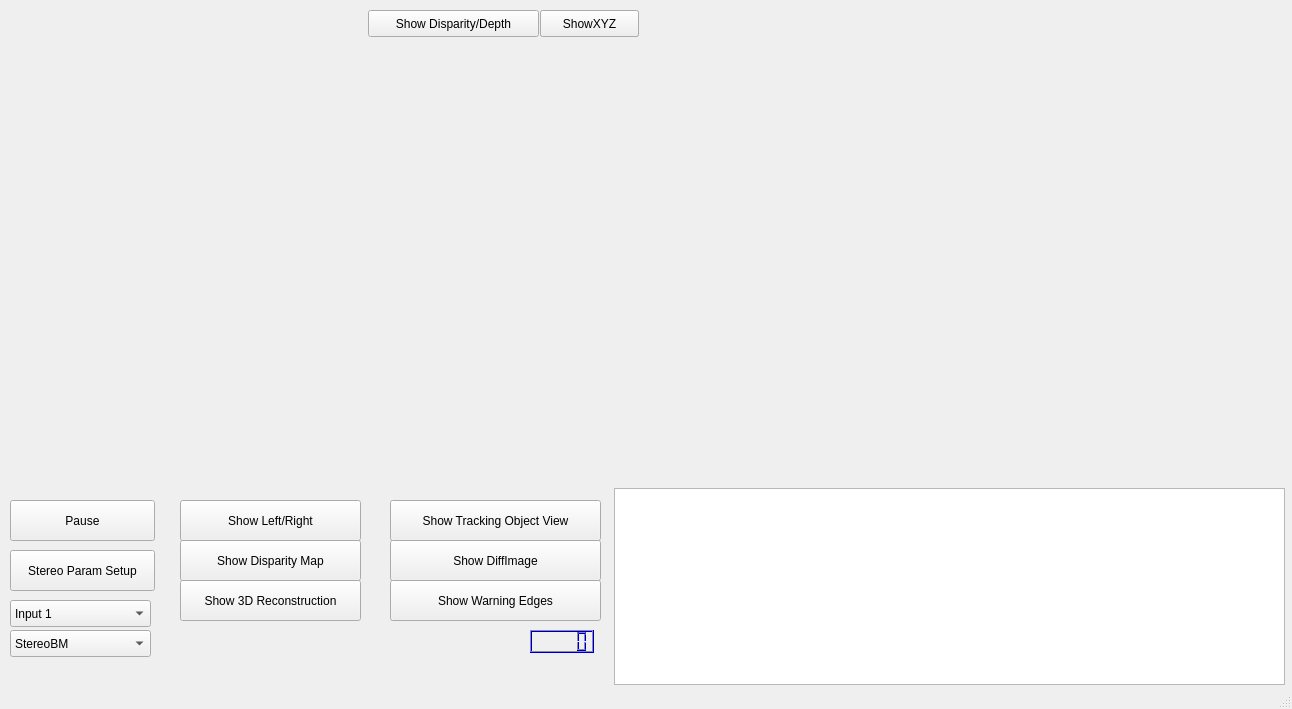
<?xml version="1.0" encoding="UTF-8"?>
<ui version="4.0">
 <class>MainWindow</class>
 <widget class="QMainWindow" name="MainWindow">
  <property name="geometry">
   <rect>
    <x>0</x>
    <y>0</y>
    <width>1292</width>
    <height>709</height>
   </rect>
  </property>
  <property name="windowTitle">
   <string>Stereo Vision Main</string>
  </property>
  <widget class="QWidget" name="centralWidget">
   <widget class="QLabel" name="lblOriginalLeft">
    <property name="geometry">
     <rect>
      <x>4</x>
      <y>4</y>
      <width>640</width>
      <height>480</height>
     </rect>
    </property>
    <property name="focusPolicy">
     <enum>Qt::StrongFocus</enum>
    </property>
    <property name="autoFillBackground">
     <bool>true</bool>
    </property>
    <property name="text">
     <string/>
    </property>
   </widget>
   <widget class="QLabel" name="lblOriginalRight">
    <property name="geometry">
     <rect>
      <x>648</x>
      <y>4</y>
      <width>640</width>
      <height>480</height>
     </rect>
    </property>
    <property name="mouseTracking">
     <bool>false</bool>
    </property>
    <property name="autoFillBackground">
     <bool>true</bool>
    </property>
    <property name="text">
     <string/>
    </property>
   </widget>
   <widget class="QPlainTextEdit" name="textBoxOutput">
    <property name="enabled">
     <bool>true</bool>
    </property>
    <property name="geometry">
     <rect>
      <x>614</x>
      <y>488</y>
      <width>671</width>
      <height>197</height>
     </rect>
    </property>
    <property name="focusPolicy">
     <enum>Qt::StrongFocus</enum>
    </property>
    <property name="readOnly">
     <bool>true</bool>
    </property>
   </widget>
   <widget class="QPushButton" name="btnPauseOrResume">
    <property name="geometry">
     <rect>
      <x>10</x>
      <y>500</y>
      <width>145</width>
      <height>41</height>
     </rect>
    </property>
    <property name="text">
     <string>Pause</string>
    </property>
   </widget>
   <widget class="QPushButton" name="btnShowDisparityMap">
    <property name="geometry">
     <rect>
      <x>180</x>
      <y>540</y>
      <width>181</width>
      <height>41</height>
     </rect>
    </property>
    <property name="text">
     <string>Show Disparity Map</string>
    </property>
   </widget>
   <widget class="QPushButton" name="btnShowStereoParamSetup">
    <property name="geometry">
     <rect>
      <x>10</x>
      <y>550</y>
      <width>145</width>
      <height>41</height>
     </rect>
    </property>
    <property name="text">
     <string>Stereo Param Setup</string>
    </property>
   </widget>
   <widget class="QPushButton" name="btnShow3DReconstruction">
    <property name="geometry">
     <rect>
      <x>180</x>
      <y>580</y>
      <width>181</width>
      <height>41</height>
     </rect>
    </property>
    <property name="text">
     <string>Show 3D Reconstruction</string>
    </property>
   </widget>
   <widget class="QPushButton" name="btnShowInputImages">
    <property name="geometry">
     <rect>
      <x>180</x>
      <y>500</y>
      <width>181</width>
      <height>41</height>
     </rect>
    </property>
    <property name="text">
     <string>Show Left/Right</string>
    </property>
   </widget>
   <widget class="QPushButton" name="btnShowTrackingObjectView">
    <property name="geometry">
     <rect>
      <x>390</x>
      <y>500</y>
      <width>211</width>
      <height>41</height>
     </rect>
    </property>
    <property name="text">
     <string>Show Tracking Object View</string>
    </property>
   </widget>
   <widget class="QPushButton" name="btnShowDiffImage">
    <property name="geometry">
     <rect>
      <x>390</x>
      <y>540</y>
      <width>211</width>
      <height>41</height>
     </rect>
    </property>
    <property name="text">
     <string>Show DiffImage</string>
    </property>
   </widget>
   <widget class="QPushButton" name="btnShowWarningLines">
    <property name="geometry">
     <rect>
      <x>390</x>
      <y>580</y>
      <width>211</width>
      <height>41</height>
     </rect>
    </property>
    <property name="text">
     <string>Show Warning Edges</string>
    </property>
   </widget>
   <widget class="QComboBox" name="methodSelector">
    <property name="geometry">
     <rect>
      <x>10</x>
      <y>630</y>
      <width>141</width>
      <height>27</height>
     </rect>
    </property>
    <property name="focusPolicy">
     <enum>Qt::StrongFocus</enum>
    </property>
    <item>
     <property name="text">
      <string>StereoBM</string>
     </property>
    </item>
    <item>
     <property name="text">
      <string>StereoSGBM</string>
     </property>
    </item>
    <item>
     <property name="text">
      <string>StereoBM_GPU</string>
     </property>
    </item>
   </widget>
   <widget class="QLCDNumber" name="lcdNumber">
    <property name="geometry">
     <rect>
      <x>530</x>
      <y>630</y>
      <width>64</width>
      <height>23</height>
     </rect>
    </property>
    <property name="palette">
     <palette>
      <active>
       <colorrole role="WindowText">
        <brush brushstyle="SolidPattern">
         <color alpha="255">
          <red>0</red>
          <green>0</green>
          <blue>0</blue>
         </color>
        </brush>
       </colorrole>
       <colorrole role="Button">
        <brush brushstyle="SolidPattern">
         <color alpha="255">
          <red>0</red>
          <green>0</green>
          <blue>255</blue>
         </color>
        </brush>
       </colorrole>
       <colorrole role="Light">
        <brush brushstyle="SolidPattern">
         <color alpha="255">
          <red>127</red>
          <green>127</green>
          <blue>255</blue>
         </color>
        </brush>
       </colorrole>
       <colorrole role="Midlight">
        <brush brushstyle="SolidPattern">
         <color alpha="255">
          <red>63</red>
          <green>63</green>
          <blue>255</blue>
         </color>
        </brush>
       </colorrole>
       <colorrole role="Dark">
        <brush brushstyle="SolidPattern">
         <color alpha="255">
          <red>0</red>
          <green>0</green>
          <blue>127</blue>
         </color>
        </brush>
       </colorrole>
       <colorrole role="Mid">
        <brush brushstyle="SolidPattern">
         <color alpha="255">
          <red>0</red>
          <green>0</green>
          <blue>170</blue>
         </color>
        </brush>
       </colorrole>
       <colorrole role="Text">
        <brush brushstyle="SolidPattern">
         <color alpha="255">
          <red>0</red>
          <green>0</green>
          <blue>0</blue>
         </color>
        </brush>
       </colorrole>
       <colorrole role="BrightText">
        <brush brushstyle="SolidPattern">
         <color alpha="255">
          <red>255</red>
          <green>255</green>
          <blue>255</blue>
         </color>
        </brush>
       </colorrole>
       <colorrole role="ButtonText">
        <brush brushstyle="SolidPattern">
         <color alpha="255">
          <red>0</red>
          <green>0</green>
          <blue>0</blue>
         </color>
        </brush>
       </colorrole>
       <colorrole role="Base">
        <brush brushstyle="SolidPattern">
         <color alpha="255">
          <red>255</red>
          <green>255</green>
          <blue>255</blue>
         </color>
        </brush>
       </colorrole>
       <colorrole role="Window">
        <brush brushstyle="SolidPattern">
         <color alpha="255">
          <red>0</red>
          <green>0</green>
          <blue>255</blue>
         </color>
        </brush>
       </colorrole>
       <colorrole role="Shadow">
        <brush brushstyle="SolidPattern">
         <color alpha="255">
          <red>0</red>
          <green>0</green>
          <blue>0</blue>
         </color>
        </brush>
       </colorrole>
       <colorrole role="AlternateBase">
        <brush brushstyle="SolidPattern">
         <color alpha="255">
          <red>127</red>
          <green>127</green>
          <blue>255</blue>
         </color>
        </brush>
       </colorrole>
       <colorrole role="ToolTipBase">
        <brush brushstyle="SolidPattern">
         <color alpha="255">
          <red>255</red>
          <green>255</green>
          <blue>220</blue>
         </color>
        </brush>
       </colorrole>
       <colorrole role="ToolTipText">
        <brush brushstyle="SolidPattern">
         <color alpha="255">
          <red>0</red>
          <green>0</green>
          <blue>0</blue>
         </color>
        </brush>
       </colorrole>
      </active>
      <inactive>
       <colorrole role="WindowText">
        <brush brushstyle="SolidPattern">
         <color alpha="255">
          <red>0</red>
          <green>0</green>
          <blue>0</blue>
         </color>
        </brush>
       </colorrole>
       <colorrole role="Button">
        <brush brushstyle="SolidPattern">
         <color alpha="255">
          <red>0</red>
          <green>0</green>
          <blue>255</blue>
         </color>
        </brush>
       </colorrole>
       <colorrole role="Light">
        <brush brushstyle="SolidPattern">
         <color alpha="255">
          <red>127</red>
          <green>127</green>
          <blue>255</blue>
         </color>
        </brush>
       </colorrole>
       <colorrole role="Midlight">
        <brush brushstyle="SolidPattern">
         <color alpha="255">
          <red>63</red>
          <green>63</green>
          <blue>255</blue>
         </color>
        </brush>
       </colorrole>
       <colorrole role="Dark">
        <brush brushstyle="SolidPattern">
         <color alpha="255">
          <red>0</red>
          <green>0</green>
          <blue>127</blue>
         </color>
        </brush>
       </colorrole>
       <colorrole role="Mid">
        <brush brushstyle="SolidPattern">
         <color alpha="255">
          <red>0</red>
          <green>0</green>
          <blue>170</blue>
         </color>
        </brush>
       </colorrole>
       <colorrole role="Text">
        <brush brushstyle="SolidPattern">
         <color alpha="255">
          <red>0</red>
          <green>0</green>
          <blue>0</blue>
         </color>
        </brush>
       </colorrole>
       <colorrole role="BrightText">
        <brush brushstyle="SolidPattern">
         <color alpha="255">
          <red>255</red>
          <green>255</green>
          <blue>255</blue>
         </color>
        </brush>
       </colorrole>
       <colorrole role="ButtonText">
        <brush brushstyle="SolidPattern">
         <color alpha="255">
          <red>0</red>
          <green>0</green>
          <blue>0</blue>
         </color>
        </brush>
       </colorrole>
       <colorrole role="Base">
        <brush brushstyle="SolidPattern">
         <color alpha="255">
          <red>255</red>
          <green>255</green>
          <blue>255</blue>
         </color>
        </brush>
       </colorrole>
       <colorrole role="Window">
        <brush brushstyle="SolidPattern">
         <color alpha="255">
          <red>0</red>
          <green>0</green>
          <blue>255</blue>
         </color>
        </brush>
       </colorrole>
       <colorrole role="Shadow">
        <brush brushstyle="SolidPattern">
         <color alpha="255">
          <red>0</red>
          <green>0</green>
          <blue>0</blue>
         </color>
        </brush>
       </colorrole>
       <colorrole role="AlternateBase">
        <brush brushstyle="SolidPattern">
         <color alpha="255">
          <red>127</red>
          <green>127</green>
          <blue>255</blue>
         </color>
        </brush>
       </colorrole>
       <colorrole role="ToolTipBase">
        <brush brushstyle="SolidPattern">
         <color alpha="255">
          <red>255</red>
          <green>255</green>
          <blue>220</blue>
         </color>
        </brush>
       </colorrole>
       <colorrole role="ToolTipText">
        <brush brushstyle="SolidPattern">
         <color alpha="255">
          <red>0</red>
          <green>0</green>
          <blue>0</blue>
         </color>
        </brush>
       </colorrole>
      </inactive>
      <disabled>
       <colorrole role="WindowText">
        <brush brushstyle="SolidPattern">
         <color alpha="255">
          <red>0</red>
          <green>0</green>
          <blue>127</blue>
         </color>
        </brush>
       </colorrole>
       <colorrole role="Button">
        <brush brushstyle="SolidPattern">
         <color alpha="255">
          <red>0</red>
          <green>0</green>
          <blue>255</blue>
         </color>
        </brush>
       </colorrole>
       <colorrole role="Light">
        <brush brushstyle="SolidPattern">
         <color alpha="255">
          <red>127</red>
          <green>127</green>
          <blue>255</blue>
         </color>
        </brush>
       </colorrole>
       <colorrole role="Midlight">
        <brush brushstyle="SolidPattern">
         <color alpha="255">
          <red>63</red>
          <green>63</green>
          <blue>255</blue>
         </color>
        </brush>
       </colorrole>
       <colorrole role="Dark">
        <brush brushstyle="SolidPattern">
         <color alpha="255">
          <red>0</red>
          <green>0</green>
          <blue>127</blue>
         </color>
        </brush>
       </colorrole>
       <colorrole role="Mid">
        <brush brushstyle="SolidPattern">
         <color alpha="255">
          <red>0</red>
          <green>0</green>
          <blue>170</blue>
         </color>
        </brush>
       </colorrole>
       <colorrole role="Text">
        <brush brushstyle="SolidPattern">
         <color alpha="255">
          <red>0</red>
          <green>0</green>
          <blue>127</blue>
         </color>
        </brush>
       </colorrole>
       <colorrole role="BrightText">
        <brush brushstyle="SolidPattern">
         <color alpha="255">
          <red>255</red>
          <green>255</green>
          <blue>255</blue>
         </color>
        </brush>
       </colorrole>
       <colorrole role="ButtonText">
        <brush brushstyle="SolidPattern">
         <color alpha="255">
          <red>0</red>
          <green>0</green>
          <blue>127</blue>
         </color>
        </brush>
       </colorrole>
       <colorrole role="Base">
        <brush brushstyle="SolidPattern">
         <color alpha="255">
          <red>0</red>
          <green>0</green>
          <blue>255</blue>
         </color>
        </brush>
       </colorrole>
       <colorrole role="Window">
        <brush brushstyle="SolidPattern">
         <color alpha="255">
          <red>0</red>
          <green>0</green>
          <blue>255</blue>
         </color>
        </brush>
       </colorrole>
       <colorrole role="Shadow">
        <brush brushstyle="SolidPattern">
         <color alpha="255">
          <red>0</red>
          <green>0</green>
          <blue>0</blue>
         </color>
        </brush>
       </colorrole>
       <colorrole role="AlternateBase">
        <brush brushstyle="SolidPattern">
         <color alpha="255">
          <red>0</red>
          <green>0</green>
          <blue>255</blue>
         </color>
        </brush>
       </colorrole>
       <colorrole role="ToolTipBase">
        <brush brushstyle="SolidPattern">
         <color alpha="255">
          <red>255</red>
          <green>255</green>
          <blue>220</blue>
         </color>
        </brush>
       </colorrole>
       <colorrole role="ToolTipText">
        <brush brushstyle="SolidPattern">
         <color alpha="255">
          <red>0</red>
          <green>0</green>
          <blue>0</blue>
         </color>
        </brush>
       </colorrole>
      </disabled>
     </palette>
    </property>
   </widget>
   <widget class="QPushButton" name="toggleBtnShowHist">
    <property name="geometry">
     <rect>
      <x>540</x>
      <y>10</y>
      <width>99</width>
      <height>27</height>
     </rect>
    </property>
    <property name="text">
     <string>Hist</string>
    </property>
   </widget>
   <widget class="QPushButton" name="toggleBtnShowXYZ">
    <property name="geometry">
     <rect>
      <x>540</x>
      <y>10</y>
      <width>99</width>
      <height>27</height>
     </rect>
    </property>
    <property name="text">
     <string>ShowXYZ</string>
    </property>
   </widget>
   <widget class="QPushButton" name="toggleBtnShowDispDepth">
    <property name="geometry">
     <rect>
      <x>368</x>
      <y>10</y>
      <width>171</width>
      <height>27</height>
     </rect>
    </property>
    <property name="text">
     <string>Show Disparity/Depth</string>
    </property>
   </widget>
   <widget class="QComboBox" name="inputSelector">
    <property name="geometry">
     <rect>
      <x>10</x>
      <y>600</y>
      <width>141</width>
      <height>27</height>
     </rect>
    </property>
    <property name="focusPolicy">
     <enum>Qt::StrongFocus</enum>
    </property>
    <item>
     <property name="text">
      <string>Input 1</string>
     </property>
    </item>
    <item>
     <property name="text">
      <string>Input 2</string>
     </property>
    </item>
    <item>
     <property name="text">
      <string>Input 3</string>
     </property>
    </item>
    <item>
     <property name="text">
      <string>Input 4</string>
     </property>
    </item>
    <item>
     <property name="text">
      <string>Input 5</string>
     </property>
    </item>
    <item>
     <property name="text">
      <string>Input 6</string>
     </property>
    </item>
   </widget>
  </widget>
  <widget class="QMenuBar" name="menuBar">
   <property name="geometry">
    <rect>
     <x>0</x>
     <y>0</y>
     <width>1292</width>
     <height>25</height>
    </rect>
   </property>
  </widget>
  <widget class="QStatusBar" name="statusBar"/>
 </widget>
 <layoutdefault spacing="6" margin="11"/>
 <resources/>
 <connections/>
</ui>
